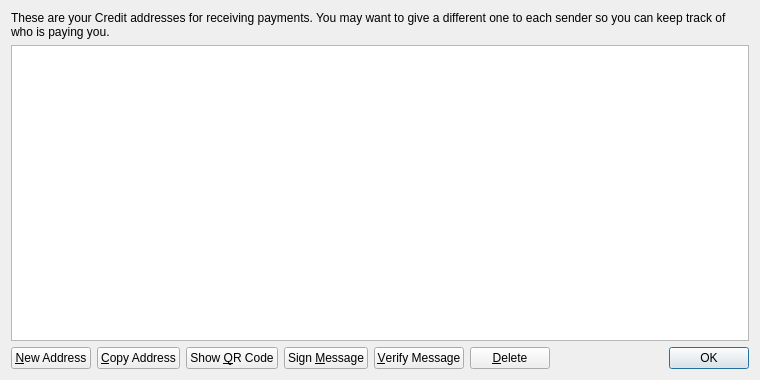
<?xml version="1.0" encoding="UTF-8"?>
<ui version="4.0">
 <class>AddressBookPage</class>
 <widget class="QWidget" name="AddressBookPage">
  <property name="geometry">
   <rect>
    <x>0</x>
    <y>0</y>
    <width>760</width>
    <height>380</height>
   </rect>
  </property>
  <property name="windowTitle">
   <string>Address Book</string>
  </property>
  <layout class="QVBoxLayout" name="verticalLayout">
   <item>
    <widget class="QLabel" name="labelExplanation">
     <property name="text">
      <string>These are your Credit addresses for receiving payments. You may want to give a different one to each sender so you can keep track of who is paying you.</string>
     </property>
     <property name="textFormat">
      <enum>Qt::PlainText</enum>
     </property>
     <property name="wordWrap">
      <bool>true</bool>
     </property>
    </widget>
   </item>
   <item>
    <widget class="QTableView" name="tableView">
     <property name="contextMenuPolicy">
      <enum>Qt::CustomContextMenu</enum>
     </property>
     <property name="toolTip">
      <string>Double-click to edit address or label</string>
     </property>
     <property name="tabKeyNavigation">
      <bool>false</bool>
     </property>
     <property name="alternatingRowColors">
      <bool>true</bool>
     </property>
     <property name="selectionMode">
      <enum>QAbstractItemView::SingleSelection</enum>
     </property>
     <property name="selectionBehavior">
      <enum>QAbstractItemView::SelectRows</enum>
     </property>
     <property name="sortingEnabled">
      <bool>true</bool>
     </property>
     <attribute name="verticalHeaderVisible">
      <bool>false</bool>
     </attribute>
    </widget>
   </item>
   <item>
    <layout class="QHBoxLayout" name="horizontalLayout">
     <item>
      <widget class="QPushButton" name="newAddressButton">
       <property name="toolTip">
        <string>Create a new address</string>
       </property>
       <property name="text">
        <string>&amp;New Address</string>
       </property>
       <property name="icon">
        <iconset resource="../bitcoin.qrc">
         <normaloff>:/icons/add</normaloff>:/icons/add</iconset>
       </property>
      </widget>
     </item>
     <item>
      <widget class="QPushButton" name="copyToClipboard">
       <property name="toolTip">
        <string>Copy the currently selected address to the system clipboard</string>
       </property>
       <property name="text">
        <string>&amp;Copy Address</string>
       </property>
       <property name="icon">
        <iconset resource="../bitcoin.qrc">
         <normaloff>:/icons/editcopy</normaloff>:/icons/editcopy</iconset>
       </property>
      </widget>
     </item>
     <item>
      <widget class="QPushButton" name="showQRCode">
       <property name="text">
        <string>Show &amp;QR Code</string>
       </property>
       <property name="icon">
        <iconset resource="../bitcoin.qrc">
         <normaloff>:/icons/qrcode</normaloff>:/icons/qrcode</iconset>
       </property>
      </widget>
     </item>
     <item>
      <widget class="QPushButton" name="signMessage">
       <property name="toolTip">
        <string>Sign a message to prove you own a Credit address</string>
       </property>
       <property name="text">
        <string>Sign &amp;Message</string>
       </property>
       <property name="icon">
        <iconset resource="../bitcoin.qrc">
         <normaloff>:/icons/edit</normaloff>:/icons/edit</iconset>
       </property>
      </widget>
     </item>
     <item>
      <widget class="QPushButton" name="verifyMessage">
       <property name="toolTip">
        <string>Verify a message to ensure it was signed with a specified Credit address</string>
       </property>
       <property name="text">
        <string>&amp;Verify Message</string>
       </property>
       <property name="icon">
        <iconset resource="../bitcoin.qrc">
         <normaloff>:/icons/transaction_0</normaloff>:/icons/transaction_0</iconset>
       </property>
      </widget>
     </item>
     <item>
      <widget class="QPushButton" name="deleteButton">
       <property name="toolTip">
        <string>Delete the currently selected address from the list</string>
       </property>
       <property name="text">
        <string>&amp;Delete</string>
       </property>
       <property name="icon">
        <iconset resource="../bitcoin.qrc">
         <normaloff>:/icons/remove</normaloff>:/icons/remove</iconset>
       </property>
      </widget>
     </item>
     <item>
      <spacer name="horizontalSpacer">
       <property name="orientation">
        <enum>Qt::Horizontal</enum>
       </property>
       <property name="sizeHint" stdset="0">
        <size>
         <width>40</width>
         <height>20</height>
        </size>
       </property>
      </spacer>
     </item>
     <item>
      <widget class="QDialogButtonBox" name="buttonBox">
       <property name="sizePolicy">
        <sizepolicy hsizetype="Maximum" vsizetype="Fixed">
         <horstretch>0</horstretch>
         <verstretch>0</verstretch>
        </sizepolicy>
       </property>
       <property name="standardButtons">
        <set>QDialogButtonBox::Ok</set>
       </property>
      </widget>
     </item>
    </layout>
   </item>
  </layout>
 </widget>
 <resources>
  <include location="../bitcoin.qrc"/>
 </resources>
 <connections/>
</ui>
